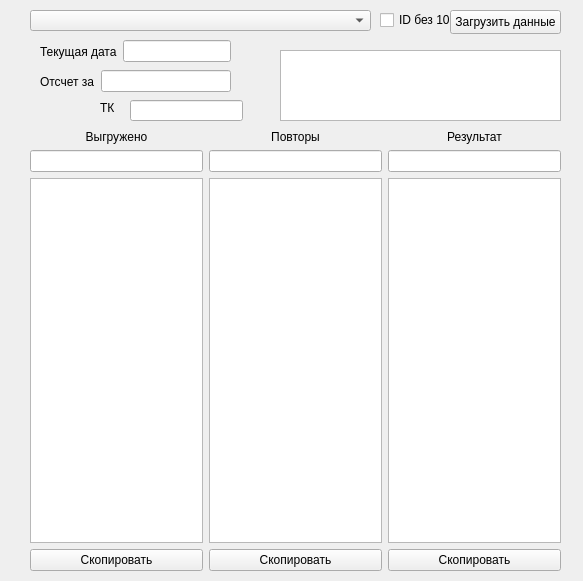
<?xml version="1.0" encoding="UTF-8"?>
<ui version="4.0">
 <class>MainWindow</class>
 <widget class="QMainWindow" name="MainWindow">
  <property name="geometry">
   <rect>
    <x>0</x>
    <y>0</y>
    <width>583</width>
    <height>581</height>
   </rect>
  </property>
  <property name="windowTitle">
   <string>Менеджер отчетов ТК</string>
  </property>
  <widget class="QWidget" name="centralwidget">
   <widget class="QCheckBox" name="chb_id10">
    <property name="geometry">
     <rect>
      <x>380</x>
      <y>10</y>
      <width>71</width>
      <height>20</height>
     </rect>
    </property>
    <property name="text">
     <string>ID без 10</string>
    </property>
   </widget>
   <widget class="QComboBox" name="comboBox">
    <property name="geometry">
     <rect>
      <x>30</x>
      <y>10</y>
      <width>341</width>
      <height>21</height>
     </rect>
    </property>
   </widget>
   <widget class="QPushButton" name="btn_load">
    <property name="geometry">
     <rect>
      <x>450</x>
      <y>10</y>
      <width>111</width>
      <height>24</height>
     </rect>
    </property>
    <property name="text">
     <string>Загрузить данные</string>
    </property>
   </widget>
   <widget class="QWidget" name="horizontalLayoutWidget">
    <property name="geometry">
     <rect>
      <x>30</x>
      <y>130</y>
      <width>531</width>
      <height>441</height>
     </rect>
    </property>
    <layout class="QHBoxLayout" name="horizontalLayout">
     <item>
      <layout class="QVBoxLayout" name="verticalLayout">
       <item>
        <widget class="QLabel" name="label">
         <property name="text">
          <string>Выгружено</string>
         </property>
         <property name="alignment">
          <set>Qt::AlignCenter</set>
         </property>
        </widget>
       </item>
       <item>
        <widget class="QLineEdit" name="le_uplouaded"/>
       </item>
       <item>
        <widget class="QPlainTextEdit" name="pe_uplouded">
         <property name="readOnly">
          <bool>true</bool>
         </property>
        </widget>
       </item>
       <item>
        <widget class="QPushButton" name="btn_copy_uploaded">
         <property name="text">
          <string>Скопировать</string>
         </property>
        </widget>
       </item>
      </layout>
     </item>
     <item>
      <layout class="QVBoxLayout" name="verticalLayout_2">
       <item>
        <widget class="QLabel" name="label_2">
         <property name="text">
          <string>Повторы</string>
         </property>
         <property name="alignment">
          <set>Qt::AlignCenter</set>
         </property>
        </widget>
       </item>
       <item>
        <widget class="QLineEdit" name="le_repeats"/>
       </item>
       <item>
        <widget class="QPlainTextEdit" name="pe_repeats">
         <property name="readOnly">
          <bool>true</bool>
         </property>
        </widget>
       </item>
       <item>
        <widget class="QPushButton" name="btn_copy_repeats">
         <property name="text">
          <string>Скопировать</string>
         </property>
        </widget>
       </item>
      </layout>
     </item>
     <item>
      <layout class="QVBoxLayout" name="verticalLayout_16">
       <item>
        <widget class="QLabel" name="label_5">
         <property name="text">
          <string>Результат</string>
         </property>
         <property name="alignment">
          <set>Qt::AlignCenter</set>
         </property>
        </widget>
       </item>
       <item>
        <widget class="QLineEdit" name="le_result"/>
       </item>
       <item>
        <widget class="QPlainTextEdit" name="pe_result">
         <property name="readOnly">
          <bool>true</bool>
         </property>
        </widget>
       </item>
       <item>
        <widget class="QPushButton" name="btn_copy_result">
         <property name="text">
          <string>Скопировать</string>
         </property>
        </widget>
       </item>
      </layout>
     </item>
    </layout>
   </widget>
   <widget class="QLabel" name="label_6">
    <property name="geometry">
     <rect>
      <x>100</x>
      <y>100</y>
      <width>21</width>
      <height>16</height>
     </rect>
    </property>
    <property name="text">
     <string>ТК</string>
    </property>
   </widget>
   <widget class="QLineEdit" name="le_dc">
    <property name="geometry">
     <rect>
      <x>130</x>
      <y>100</y>
      <width>113</width>
      <height>21</height>
     </rect>
    </property>
   </widget>
   <widget class="QPlainTextEdit" name="pe_log">
    <property name="geometry">
     <rect>
      <x>280</x>
      <y>50</y>
      <width>281</width>
      <height>71</height>
     </rect>
    </property>
   </widget>
   <widget class="QWidget" name="horizontalLayoutWidget_2">
    <property name="geometry">
     <rect>
      <x>40</x>
      <y>40</y>
      <width>191</width>
      <height>23</height>
     </rect>
    </property>
    <layout class="QHBoxLayout" name="horizontalLayout_2">
     <item>
      <widget class="QLabel" name="label_4">
       <property name="text">
        <string>Текущая дата</string>
       </property>
      </widget>
     </item>
     <item>
      <widget class="QLineEdit" name="le_date"/>
     </item>
    </layout>
   </widget>
   <widget class="QWidget" name="horizontalLayoutWidget_3">
    <property name="geometry">
     <rect>
      <x>40</x>
      <y>70</y>
      <width>191</width>
      <height>23</height>
     </rect>
    </property>
    <layout class="QHBoxLayout" name="horizontalLayout_3">
     <item>
      <widget class="QLabel" name="label_3">
       <property name="text">
        <string>Отсчет за</string>
       </property>
      </widget>
     </item>
     <item>
      <widget class="QLineEdit" name="le_report_date"/>
     </item>
    </layout>
   </widget>
  </widget>
 </widget>
 <resources/>
 <connections/>
</ui>
